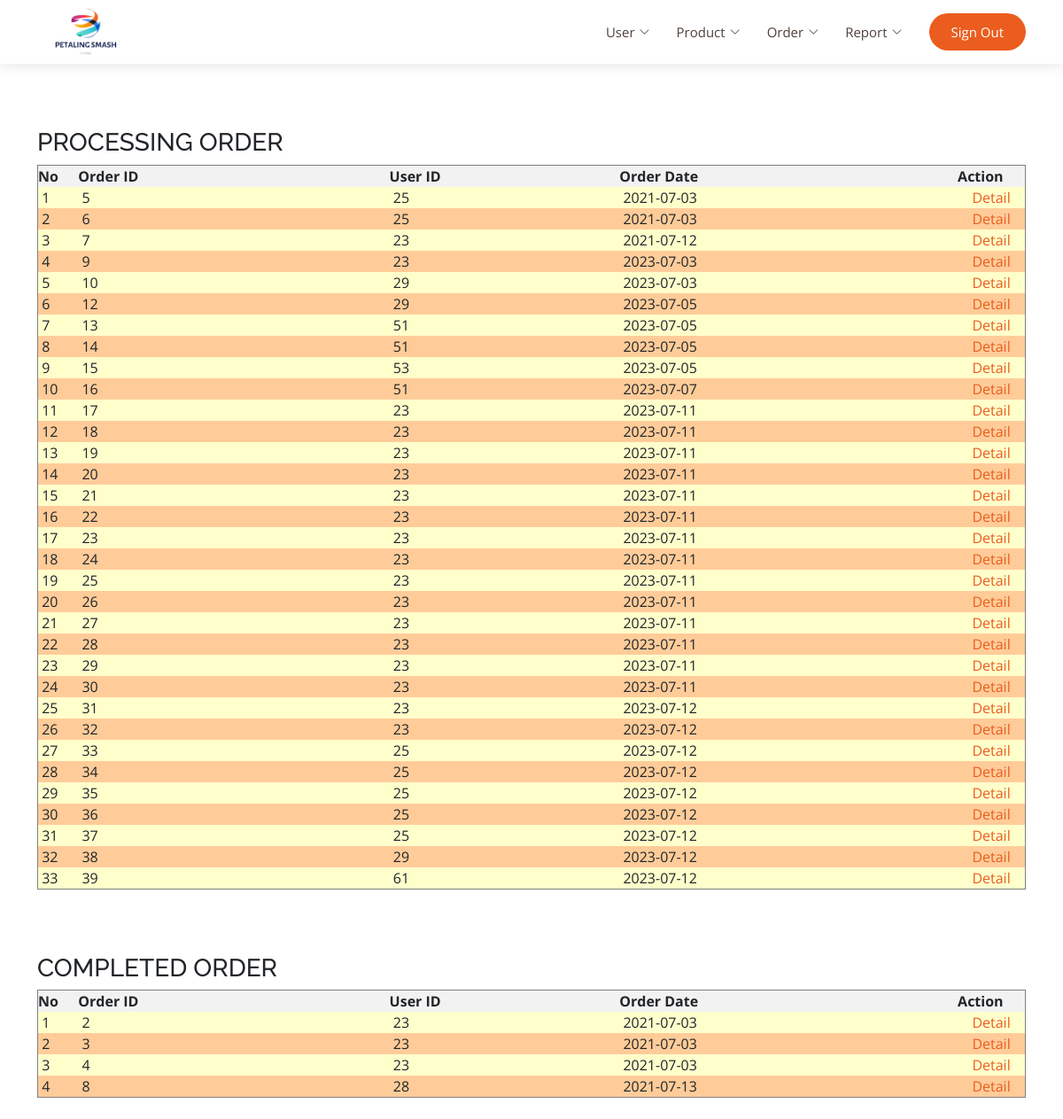
Screenshot of /admin/view_order.php (signed in) with the database file from the repository.
### tables this page shows
CREATE TABLE `orders_detail` (
  `detail_id` int(11) NOT NULL,
  `orders_id` int(11) NOT NULL,
  `product_id` int(11) NOT NULL,
  `quantity` int(11) NOT NULL
);

CREATE TABLE `orders` (
  `orders_id` int(11) NOT NULL,
  `user_id` int(11) NOT NULL,
  `order_date` date NOT NULL,
  `status` varchar(200) NOT NULL
);

### admin/view_order.php (the view, shortened to what this page needs)
<?php
include('../db.php');
?>
<!DOCTYPE html>
<html lang="en">
<head>
  <link href="../assets/vendor/aos/aos.css" rel="stylesheet">
  <link href="../assets/vendor/bootstrap/css/bootstrap.min.css" rel="stylesheet">
  <link href="../assets/vendor/bootstrap-icons/bootstrap-icons.css" rel="stylesheet">
  <link href="../assets/vendor/boxicons/css/boxicons.min.css" rel="stylesheet">
  <link href="../assets/vendor/glightbox/css/glightbox.min.css" rel="stylesheet">
  <link href="../assets/vendor/swiper/swiper-bundle.min.css" rel="stylesheet">
  <link href="../assets/css/style.css" rel="stylesheet">
</head>
<body>
  <header id="header" class="fixed-top d-flex align-items-center">
    <div class="container d-flex align-items-center justify-content-between">
    <div class="logo">
<a href="admin.php"><img src="../images/logo2.png" alt="Logo" class="img-fluid"></a>
</div>
      <nav id="navbar" class="navbar">
        <ul>
          <li class="dropdown"><a href="#"><span>User</span> <i class="bi bi-chevron-down"></i></a>
          </li>
          <li class="dropdown"><a href="#"><span>Product</span> <i class="bi bi-chevron-down"></i></a>
          </li>
          <li class="dropdown"><a href="#"><span>Order</span> <i class="bi bi-chevron-down"></i></a>
          </li>
          <li class="dropdown"><a href="#"><span>Report</span> <i class="bi bi-chevron-down"></i></a>
          </li>
          <li><a class="getstarted scrollto" href="../login/logout.php">Sign Out</a></li>
        </ul>
      </nav>
    </div>
  </header>
  <br><Br><Br><Br><Br>
<div class="container">
  <br>
  <h3>PROCESSING ORDER</h3>
	<?php
		$query = "SELECT * FROM orders o, orders_detail od  WHERE o.orders_id = od.orders_id AND o.status='processing' GROUP BY o.orders_id";
		$result = mysqli_query($db, $query) or die ("Error: " . mysqli_error($db));
		$numrow = mysqli_num_rows($result);
	?>
   <tr align="left" bgcolor="#f2f2f2">
    <td>
    <table width="100%" border="1" align="center" cellpadding="0" cellspacing="0">
      <tr align="left" bgcolor="#f2f2f2">
		<th width="3%">No</td>
        <th width="23%">Order ID</th>
        <th width="17%">User ID</th>
        <th width="25%">Order Date</th>
        <th align="center">Action</th>
      </tr>
      <?php
	  $color="1";
	  for ($a=0; $a<$numrow; $a++) {
		$row = mysqli_fetch_array($result);
		if($color==1){
			echo "<tr bgcolor='#FFFFCC'>"
	  ?>
        <td>&nbsp;<?php echo $a+1; ?></td>
        <td>&nbsp;<?php echo ucwords (strtolower($row['orders_id'])); ?></td>
		<td>&nbsp;<?php echo ucwords (strtolower($row['user_id'])); ?></td>
		<td>&nbsp;<?php echo ucwords (strtolower($row['order_date'])); ?></td>
        <td width="5%" align="center"><a class="one" href="detail_order.php?id=<?php echo $row['orders_id'];?>">Detail</a></td>
       </tr>
      <?php
       $color="2";}
	   else{
	   echo "<tr bgcolor='#FFCC99'>"
	  ?>
        <td>&nbsp;<?php echo $a+1; ?></td>
        <td>&nbsp;<?php echo ucwords (strtolower($row['orders_id'])); ?></td>
		<td>&nbsp;<?php echo ucwords (strtolower($row['user_id'])); ?></td>
		<td>&nbsp;<?php echo ucwords (strtolower($row['order_date'])); ?></td>
        <td width="5%" align="center"><a class="one" href="detail_order.php?id=<?php echo $row['orders_id'];?>">Detail</a></td>
      </tr>
	   <?php
	    $color="1";
	   }
	  }
	  ?>
<br>
  <br>
  <br>
  <h3>COMPLETED ORDER</h3>
	<?php
		$query = "SELECT * FROM orders o, orders_detail od  WHERE o.orders_id = od.orders_id AND o.status='complete' GROUP BY o.orders_id";
		$result = mysqli_query($db, $query) or die ("Error: " . mysqli_error($db));
		$numrow = mysqli_num_rows($result);
	?>
   <tr align="left" bgcolor="#f2f2f2">
    <td>
    <table width="100%" border="1" align="center" cellpadding="0" cellspacing="0">
      <tr align="left" bgcolor="#f2f2f2">
		<th width="3%">No</td>
        <th width="23%">Order ID</th>
        <th width="17%">User ID</th>
        <th width="25%">Order Date</th>
        <th align="center">Action</th>
      </tr>
      <?php
	  $color="1";
	  for ($a=0; $a<$numrow; $a++) {
		$row = mysqli_fetch_array($result);
		if($color==1){
			echo "<tr bgcolor='#FFFFCC'>"
	  ?>
        <td>&nbsp;<?php echo $a+1; ?></td>
        <td>&nbsp;<?php echo ucwords (strtolower($row['orders_id'])); ?></td>
		<td>&nbsp;<?php echo ucwords (strtolower($row['user_id'])); ?></td>
		<td>&nbsp;<?php echo ucwords (strtolower($row['order_date'])); ?></td>
        <td width="5%" align="center"><a class="one" href="detail_order.php?id=<?php echo $row['orders_id'];?>">Detail</a></td>
       </tr>
      <?php
       $color="2";}
	   else{
	   echo "<tr bgcolor='#FFCC99'>"
	  ?>
        <td>&nbsp;<?php echo $a+1; ?></td>
        <td>&nbsp;<?php echo ucwords (strtolower($row['orders_id'])); ?></td>
		<td>&nbsp;<?php echo ucwords (strtolower($row['user_id'])); ?></td>
		<td>&nbsp;<?php echo ucwords (strtolower($row['order_date'])); ?></td>
        <td width="5%" align="center"><a class="one" href="detail_order.php?id=<?php echo $row['orders_id'];?>">Detail</a></td>
      </tr>
	   <?php
	    $color="1";
	   }
	  }
	  ?>
</div>
</body>
</html>

### assets/css/style.css (style rules this page uses)
body { font-family: "Open Sans", sans-serif; color: #212529; }
a { color: #eb5d1e; text-decoration: none; }
h1, h2, h3, h4, h5, h6, .font-primary { font-family: "Raleway", sans-serif; }
#header { height: 72px; transition: all 0.5s; z-index: 997; transition: all 0.5s; background: #fff; box-shadow: 0px 2px 15px rgba(0, 0, 0, 0.1); }
#header .logo img { padding: 0; margin: 0; max-height: 110px; }
.navbar { padding: 0; }
.navbar ul { margin: 0; padding: 0; display: flex; list-style: none; align-items: center; }
.navbar li { position: relative; }
.navbar a, .navbar a:focus { display: flex; align-items: center; justify-content: space-between; padding: 10px 0 10px 30px; font-size: 15px; color: #4e4039; white-space: nowrap; transition: 0.3s; }
.navbar a i, .navbar a:focus i { font-size: 12px; line-height: 0; margin-left: 5px; }
.navbar .getstarted, .navbar .getstarted:focus { background: #eb5d1e; color: #fff; padding: 10px 25px; margin-left: 30px; border-radius: 50px; }

### rows the page displays
orders_detail: orders "5", orders.user_id "25", orders.order_date "2021-07-03"
orders_detail: orders "6", orders.user_id "25", orders.order_date "2021-07-03"
orders_detail: orders "7", orders.user_id "23", orders.order_date "2021-07-12"
orders_detail: orders "9", orders.user_id "23", orders.order_date "2023-07-03"
orders_detail: orders "10", orders.user_id "29", orders.order_date "2023-07-03"
orders_detail: orders "12", orders.user_id "29", orders.order_date "2023-07-05"
orders_detail: orders "13", orders.user_id "51", orders.order_date "2023-07-05"
orders_detail: orders "14", orders.user_id "51", orders.order_date "2023-07-05"
orders_detail: orders "15", orders.user_id "53", orders.order_date "2023-07-05"
orders_detail: orders "16", orders.user_id "51", orders.order_date "2023-07-07"
orders_detail: orders "17", orders.user_id "23", orders.order_date "2023-07-11"
orders_detail: orders "18", orders.user_id "23", orders.order_date "2023-07-11"
orders_detail: orders "19", orders.user_id "23", orders.order_date "2023-07-11"
orders_detail: orders "20", orders.user_id "23", orders.order_date "2023-07-11"
orders_detail: orders "21", orders.user_id "23", orders.order_date "2023-07-11"
orders_detail: orders "22", orders.user_id "23", orders.order_date "2023-07-11"
orders_detail: orders "23", orders.user_id "23", orders.order_date "2023-07-11"
orders_detail: orders "24", orders.user_id "23", orders.order_date "2023-07-11"
orders_detail: orders "25", orders.user_id "23", orders.order_date "2023-07-11"
orders_detail: orders "26", orders.user_id "23", orders.order_date "2023-07-11"
orders_detail: orders "27", orders.user_id "23", orders.order_date "2023-07-11"
orders_detail: orders "28", orders.user_id "23", orders.order_date "2023-07-11"
orders_detail: orders "29", orders.user_id "23", orders.order_date "2023-07-11"
orders_detail: orders "30", orders.user_id "23", orders.order_date "2023-07-11"
orders_detail: orders "31", orders.user_id "23", orders.order_date "2023-07-12"
orders_detail: orders "32", orders.user_id "23", orders.order_date "2023-07-12"
orders_detail: orders "33", orders.user_id "25", orders.order_date "2023-07-12"
orders_detail: orders "34", orders.user_id "25", orders.order_date "2023-07-12"
orders_detail: orders "35", orders.user_id "25", orders.order_date "2023-07-12"
orders_detail: orders "36", orders.user_id "25", orders.order_date "2023-07-12"
orders_detail: orders "37", orders.user_id "25", orders.order_date "2023-07-12"
orders_detail: orders "38", orders.user_id "29", orders.order_date "2023-07-12"
orders_detail: orders "39", orders.user_id "61", orders.order_date "2023-07-12"
orders_detail: orders "2", orders.user_id "23", orders.order_date "2021-07-03"
orders_detail: orders "3", orders.user_id "23", orders.order_date "2021-07-03"
orders_detail: orders "4", orders.user_id "23", orders.order_date "2021-07-03"
orders_detail: orders "8", orders.user_id "28", orders.order_date "2021-07-13"
